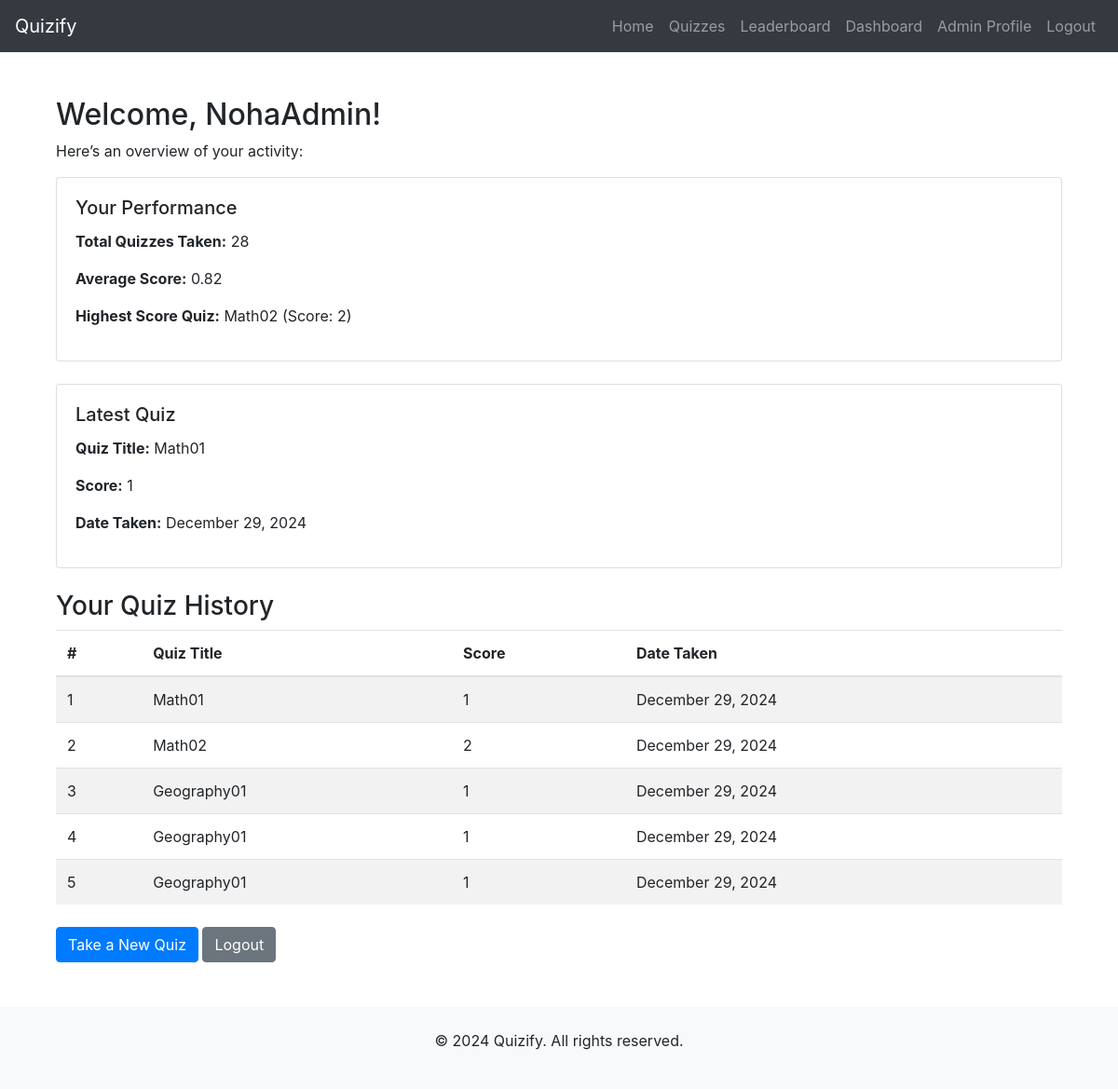
The page /dashboard/ (signed in) on the database its author committed.
### quizzes/models.py (models this page shows, shortened)
class Result(models.Model):
    user = models.ForeignKey(User, on_delete=models.CASCADE)  # Link to User model
    quiz = models.ForeignKey('Quiz', on_delete=models.CASCADE)  # Link to Quiz model
    score = models.IntegerField()
    date_taken = models.DateTimeField(auto_now_add=True)  # Automatically set when the result is created

class Quiz(models.Model):
    title = models.CharField(max_length=200)
    description = models.TextField()
    created_at = models.DateTimeField(auto_now_add=True)

### quizzes/views.py (the view)
# urls.py: path('dashboard/', views.user_dashboard, name='dashboard'),
@login_required
def user_dashboard(request):
    user = request.user
    user_results = Result.objects.filter(user=user).order_by('-id')[:5]
    total_quizzes = Result.objects.filter(user=user).count()
    average_score = Result.objects.filter(user=user).aggregate(Avg('score'))['score__avg'] or 0
    highest_score_quiz = Result.objects.filter(user=user).order_by('-score').first()
    latest_quiz = Result.objects.filter(user=user).order_by('-date_taken').first()
    context = {
        'user': user,
        'user_results': user_results,
        'total_quizzes': total_quizzes,
        'average_score': round(average_score, 2),
        'highest_score_quiz': highest_score_quiz,
        'latest_quiz': latest_quiz,
    }
    return render(request, 'dashboard.html', context)

### templates/dashboard.html (shortened to what this page needs)
{% extends 'base.html' %}
{% block content %}
<div class="container mt-5">
    <h2>Welcome, {{ user.username }}!</h2>
    <p>Here’s an overview of your activity:</p>
    <div class="card mb-4">
        <div class="card-body">
            <h5 class="card-title">Your Performance</h5>
            <p><strong>Total Quizzes Taken:</strong> {{ total_quizzes }}</p>
            <p><strong>Average Score:</strong> {{ average_score|floatformat:2 }}</p>
            {% if highest_score_quiz %}
                <p><strong>Highest Score Quiz:</strong> {{ highest_score_quiz.quiz.title }} (Score: {{ highest_score_quiz.score }})</p>
            {% else %}
                <p><strong>Highest Score Quiz:</strong> No data available.</p>
            {% endif %}
        </div>
    </div>
    <div class="card mb-4">
        <div class="card-body">
            <h5 class="card-title">Latest Quiz</h5>
            {% if latest_quiz %}
                <p><strong>Quiz Title:</strong> {{ latest_quiz.quiz.title }}</p>
                <p><strong>Score:</strong> {{ latest_quiz.score }}</p>
                <p><strong>Date Taken:</strong> {{ latest_quiz.date_taken|date:"F j, Y" }}</p>
            {% else %}
                <p>No recent quiz data available.</p>
            {% endif %}
        </div>
    </div>
    <h3>Your Quiz History</h3>
    <table class="table table-striped">
        <thead>
            <tr>
                <th>#</th>
                <th>Quiz Title</th>
                <th>Score</th>
                <th>Date Taken</th>
            </tr>
        </thead>
        <tbody>
            {% for result in user_results %}
            <tr>
                <td>{{ forloop.counter }}</td>
                <td>{{ result.quiz.title }}</td>
                <td>{{ result.score }}</td>
                <td>{{ result.date_taken|date:"F j, Y" }}</td>
            </tr>
            {% empty %}
            <tr>
                <td colspan="4" class="text-center">No quizzes taken yet.</td>
            </tr>
            {% endfor %}
        </tbody>
    </table>
    <div class="mt-4">
        <a href="{% url 'quiz_list' %}" class="btn btn-primary">Take a New Quiz</a>
        <a href="{% url 'logout' %}" class="btn btn-secondary">Logout</a>
    </div>
</div>
{% endblock %}

### rows shown on the page
Result: quiz "Math02", score "2"
Result: quiz "Math01", score "1", date_taken "December 29, 2024"
Result: quiz "Math02", score "2", date_taken "December 29, 2024"
Result: quiz "Geography01", score "1", date_taken "December 29, 2024"
Result: quiz "Geography01", score "1", date_taken "December 29, 2024"
Result: quiz "Geography01", score "1", date_taken "December 29, 2024"

### other values the page prints
{{ user.username }} "NohaAdmin"
{{ total_quizzes }} "28"
{{ average_score|floatformat:2 }} "0.82"
